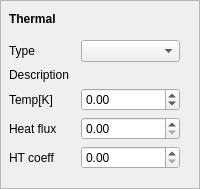
        <widget class="QFrame" name="thermalFrame">
         <property name="frameShape">
          <enum>QFrame::StyledPanel</enum>
         </property>
         <property name="frameShadow">
          <enum>QFrame::Raised</enum>
         </property>
         <layout class="QVBoxLayout" name="verticalLayout_5">
          <property name="leftMargin">
           <number>8</number>
          </property>
          <item>
           <widget class="QLabel" name="label_thermal">
            <property name="font">
             <font>
              <weight>75</weight>
              <bold>true</bold>
             </font>
            </property>
            <property name="text">
             <string>Thermal</string>
            </property>
            <property name="wordWrap">
             <bool>false</bool>
            </property>
           </widget>
          </item>
          <item>
           <layout class="QFormLayout" name="layoutThermal">
            <property name="fieldGrowthPolicy">
             <enum>QFormLayout::AllNonFixedFieldsGrow</enum>
            </property>
            <property name="horizontalSpacing">
             <number>8</number>
            </property>
            <property name="verticalSpacing">
             <number>6</number>
            </property>
            <property name="topMargin">
             <number>8</number>
            </property>
            <property name="rightMargin">
             <number>8</number>
            </property>
            <property name="bottomMargin">
             <number>8</number>
            </property>
            <item row="0" column="0">
             <widget class="QLabel" name="labelThermalBoundaryType">
              <property name="text">
               <string>Type</string>
              </property>
             </widget>
            </item>
            <item row="0" column="1">
             <widget class="QComboBox" name="comboThermalBoundaryType">
              <property name="sizePolicy">
               <sizepolicy hsizetype="Expanding" vsizetype="Fixed">
                <horstretch>0</horstretch>
                <verstretch>0</verstretch>
               </sizepolicy>
              </property>
             </widget>
            </item>
            <item row="1" column="0">
             <widget class="QLabel" name="label">
              <property name="text">
               <string>Description </string>
              </property>
              <property name="wordWrap">
               <bool>true</bool>
              </property>
             </widget>
            </item>
            <item row="1" column="1">
             <widget class="QLabel" name="labelThermalDescription">
              <property name="text">
               <string/>
              </property>
             </widget>
            </item>
            <item row="2" column="0">
             <widget class="QLabel" name="labelTemperature">
              <property name="text">
               <string>Temp[K]</string>
              </property>
             </widget>
            </item>
            <item row="2" column="1">
             <widget class="QDoubleSpinBox" name="spinTemperatureValue">
              <property name="sizePolicy">
               <sizepolicy hsizetype="Expanding" vsizetype="Fixed">
                <horstretch>0</horstretch>
                <verstretch>0</verstretch>
               </sizepolicy>
              </property>
              <property name="minimum">
               <double>-273.149999999999977</double>
              </property>
              <property name="maximum">
               <double>9999.000000000000000</double>
              </property>
             </widget>
            </item>
            <item row="3" column="0">
             <widget class="QLabel" name="labelHeatFlux">
              <property name="text">
               <string>Heat flux</string>
              </property>
             </widget>
            </item>
            <item row="4" column="0">
             <widget class="QLabel" name="labelHTCeoff">
              <property name="text">
               <string>HT coeff</string>
              </property>
             </widget>
            </item>
            <item row="4" column="1">
             <widget class="QDoubleSpinBox" name="spinHTCoeffValue">
              <property name="sizePolicy">
               <sizepolicy hsizetype="Expanding" vsizetype="Fixed">
                <horstretch>0</horstretch>
                <verstretch>0</verstretch>
               </sizepolicy>
              </property>
              <property name="minimum">
               <double>0.000000000000000</double>
              </property>
              <property name="maximum">
               <double>99999.000000000000000</double>
              </property>
              <property name="value">
               <double>0.000000000000000</double>
              </property>
             </widget>
            </item>
            <item row="3" column="1">
             <widget class="QDoubleSpinBox" name="spinHeatFluxValue">
              <property name="sizePolicy">
               <sizepolicy hsizetype="Expanding" vsizetype="Fixed">
                <horstretch>0</horstretch>
                <verstretch>0</verstretch>
               </sizepolicy>
              </property>
              <property name="minimum">
               <double>0.000000000000000</double>
              </property>
              <property name="maximum">
               <double>99999.000000000000000</double>
              </property>
              <property name="value">
               <double>0.000000000000000</double>
              </property>
             </widget>
            </item>
           </layout>
          </item>
         </layout>
        </widget>
